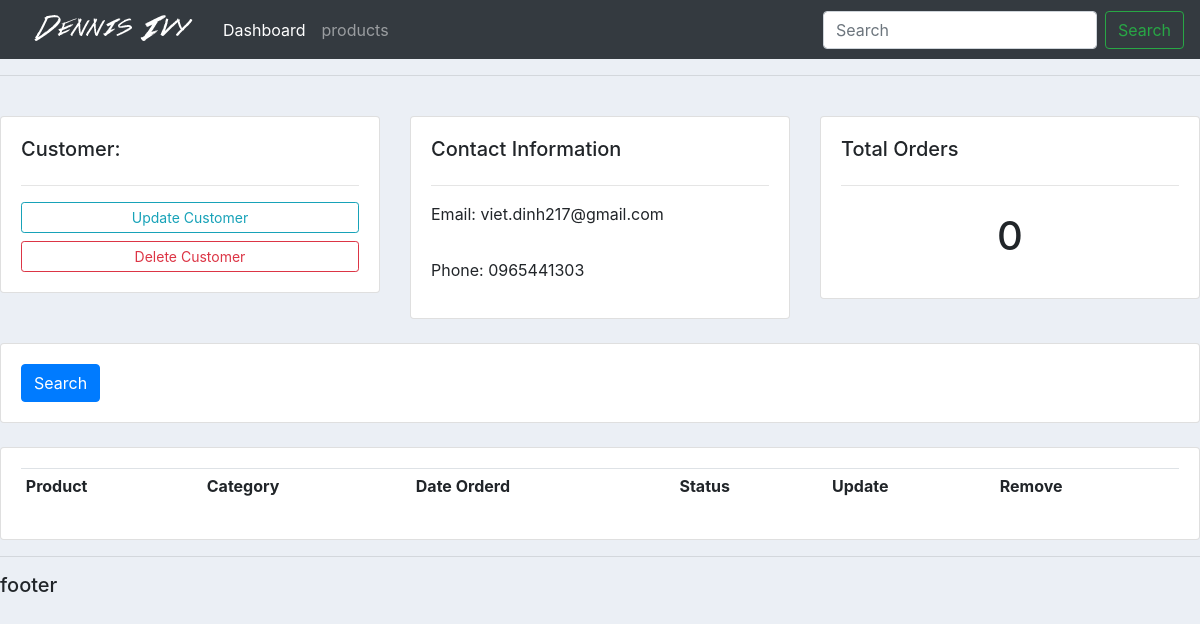
/customers/1/, run on an earlier commit of the app's database.
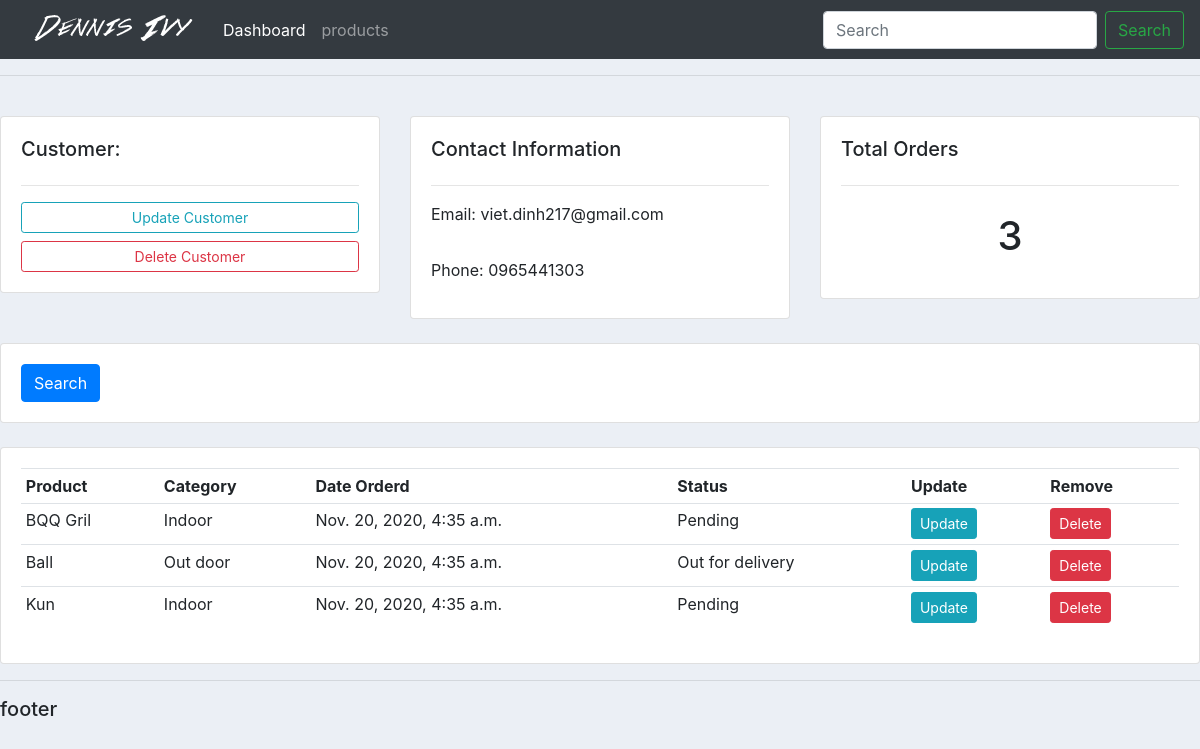
And on a later commit of the database.
### accounts/models.py (models this page shows, shortened)
class Customer(models.Model):
    name = models.CharField(max_length=200, null=True)
    phone = models.CharField(max_length=200, null=True)
    email = models.EmailField(max_length=200, null=True)
    date_created = models.DateTimeField(auto_now_add=True, null=True)

class Order(models.Model):
    STATUS = (
        ('Pending', 'Pending'),
        ('Out for delivery', 'Out for delivery'),
        ('Delivered', 'Delivered'),
    )
    custumer = models.ForeignKey(Customer, null=True , on_delete= models.SET_NULL)
    product = models.ForeignKey(Product, null=True , on_delete= models.SET_NULL)
    date_created = models.DateTimeField(auto_now_add=True, null=True)
    status = models.CharField(max_length=200, null=True, choices= STATUS)

class Product(models.Model):
    CATEGORY = (
        ('Indoor', 'Indoor'),
        ('Out door', 'Out door'),
    )
    name = models.CharField(max_length=200, null=True)
    price = models.FloatField(null=True)
    category = models.CharField(max_length=200, null=True, choices = CATEGORY)
    description = models.CharField(max_length=200, null=True, blank=True)
    date_created = models.DateTimeField(auto_now_add=True, null=True)
    tags = models.ManyToManyField(Tag)
    def __str__(self):
        return self.name

### accounts/views.py (the view)
# urls.py: path('customers/<str:pk>/', views.customers , name='customer'),
def customers(request, pk):
    customer = Customer.objects.get(id=pk)
    orders = customer.order_set.all()
    total_order = orders.count()
    context = {'customer': customer , 'orders': orders , 'total_order': total_order}
    return render(request, 'accounts/customers.html', context)

### accounts/templates/accounts/customers.html
	{% extends 'accounts/main.html' %}
{% block content%}
<br>
<div class="row">
	<div class="col-md">
		<div class="card card-body">
			<h5>Customer:</h5>
			<hr>
			<a class="btn btn-outline-info  btn-sm btn-block" href="">Update Customer</a>
			<a class="btn btn-outline-danger  btn-sm btn-block" href="">Delete Customer</a>
		</div>
	</div>
	<div class="col-md">
		<div class="card card-body">
			<h5>Contact Information</h5>
			<hr>
			<p>Email: {{customer.email}}</p> </p>
			<p>Phone: {{customer.phone}}</p>
		</div>
	</div>
	<div class="col-md">
		<div class="card card-body">
			<h5>Total Orders</h5>
			<hr>
			<h1 style="text-align: center;padding: 10px">{{total_order}}</h1>
		</div>
	</div>
</div>
<br>
<div class="row">
	<div class="col">
		<div class="card card-body">
			<form method="get">
		    <button class="btn btn-primary" type="submit">Search</button>
		  </form>
		</div>
	</div>
</div>
<br>
<div class="row">
	<div class="col-md">
		<div class="card card-body">
			<table class="table table-sm">
				<tr>
					<th>Product</th>
					<th>Category</th>
					<th>Date Orderd</th>
					<th>Status</th>
					<th>Update</th>
					<th>Remove</th>
				</tr>
				{% for order in orders %}
				<tr>
					<td>{{ order.product}}</td>
					<td>{{ order.product.category}}</td>
					<td>{{ order.date_created}}</td>
					<td>{{ order.status}}</td>
					<td><a class="btn btn-sm btn-info" href="{% url 'update_order' order.id %}">Update</a></td>
					<td><a class="btn btn-sm btn-danger" href="{% url 'delete_order' order.id %}">Delete</a></td>
				</tr>
				{% endfor %}
			</table>
		</div>
	</div>
</div>
{% endblock content %}

### accounts/templates/accounts/main.html (shortened to what this page needs)
{% load static %}
<!DOCTYPE html>
<html>
<head>
    <link rel="stylesheet" href="https://stackpath.bootstrapcdn.com/bootstrap/4.3.1/css/bootstrap.min.css">
    <link rel="stylesheet" type="text/css" href="{% static '/css/main.css' %}" />
</head>
<body>
    {% include 'accounts/navbar.html'%}
    <hr>
    {% block content %}
    {% endblock %}
    <hr>
    <h5>footer</h5>
</body>
</html>

### accounts/templates/accounts/navbar.html (shortened to what this page needs)
{% load static %}
<nav class="navbar navbar-expand-lg navbar-dark bg-dark">
  <img src="{% static 'images/logo.png' %}" />
  <div class="collapse navbar-collapse" id="navbarSupportedContent">
    <ul class="navbar-nav mr-auto">
      <li class="nav-item active">
        <a class="nav-link" href="{% url 'home' %}">Dashboard <span class="sr-only">(current)</span></a>
      </li>
      <li class="nav-item">
        <a class="nav-link" href="{% url 'product' %}">products</a>
      </li>
    </ul>
    <form class="form-inline my-2 my-lg-0">
      <input class="form-control mr-sm-2" type="search" placeholder="Search" aria-label="Search">
      <button class="btn btn-outline-success my-2 my-sm-0" type="submit">Search</button>
    </form>
  </div>
</nav>

### static/css/main.css (style rules this page uses)
body { background-color: #ebeff5; }

What changed in the data, as far as the page shows it:
added Order: product "BQQ Gril", product.category "Indoor", date_created "Nov. 20, 2020, 4:35 a.m.", status "Pending"
added Order: product "Ball", product.category "Out door", date_created "Nov. 20, 2020, 4:35 a.m.", status "Out for delivery"
added Order: product "Kun", product.category "Indoor", date_created "Nov. 20, 2020, 4:35 a.m.", status "Pending"
Also different on the page:
{{ total_order }}: "0" → "3"
